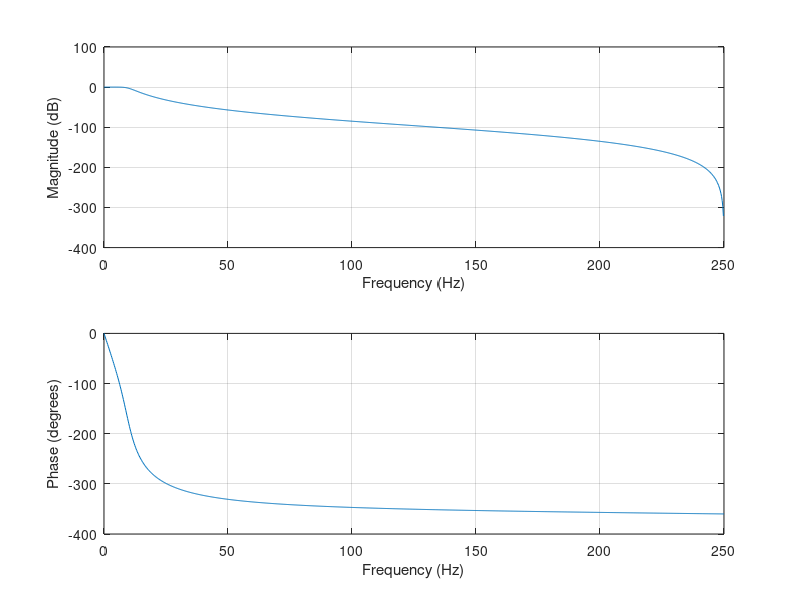

The MATLAB source for this figure:
clc;
clear;
close all;

% Sampling frequency
fs = 500;

% Butterworth filter settings
filter_order = 4;
cutoff_frequency = 10;

% Normalize cutoff frequency
normalized_cutoff = cutoff_frequency / (fs/2);

% Design Butterworth low-pass filter
[b, a] = butter(filter_order, normalized_cutoff, 'low');

% Plot magnitude and phase response
figure;
freqz(b, a, 1024, fs);
